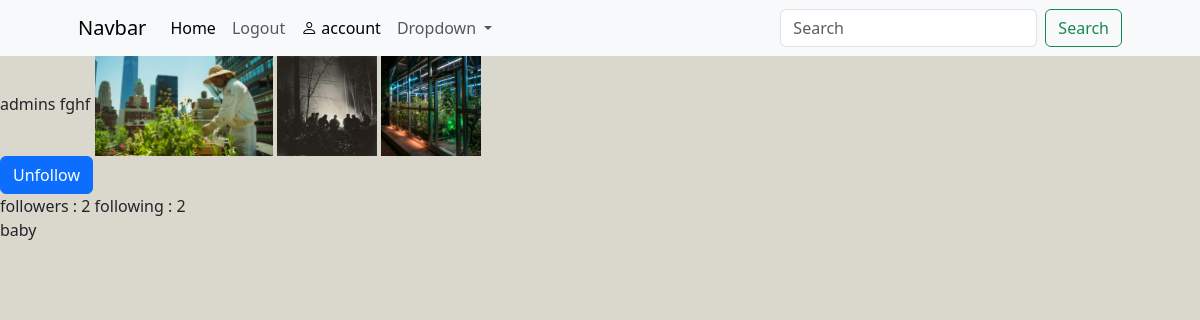
The page /admins/ (signed in) on the database its author committed.
### main/models.py (models this page shows, shortened)
class Profile(models.Model):
    user = models.OneToOneField(User,on_delete=models.CASCADE)
    bio = models.TextField(max_length=500,blank=True)
    profile_picture = models.ImageField(upload_to="profile_picture/",blank=True)

class Post(models.Model):
    user = models.ForeignKey(User,on_delete=models.CASCADE)
    image = models.ImageField(upload_to='posts/')
    caption = models.TextField(blank=True)
    create_at = models.DateTimeField(auto_now_add=True)
    likes = models.IntegerField(default=0)

### main/views.py (the view)
# urls.py: path('<str:username>/',views.profile_user,name="profile"),
@login_required(login_url='login')
def profile_user(request,username):
    user = get_object_or_404(User,username=username)
    profile = Profile.objects.get(user=user)
    pic = user.post_set.all()
    following = Follow.objects.filter(follower=request.user,following=user)
    context = {'profile':profile,'pic':pic,'following':following}
    return render(request,'profile.html',context)

### templates/profile.html (shortened to what this page needs)
{% extends 'partial/main.html' %}
{% load static %}
{% block content %}
{% if profile %}
    {{profile.user}}
    {% if profile.profile_picture %}
    <img src="{{profile.profile_picture.url }}" alt="">
    {% else %}
    fghf
    {% endif %}
    {% for post in pic %}
        <img src="{{post.image.url}}" alt="" height="100">
    {% endfor %}
{% endif %}
{% if profile.user != request.user %}
    {% if following %}
    <form action="{% url 'unfollow' profile.user.username %}" method="post">
        <button type="submit" class="btn btn-primary">Unfollow </button>
    </form>
    {% else%}
    <form action="{% url 'follow' profile.user.username %}" method="post">
        {% csrf_token %}
        <button type="submit" class="btn btn-primary">Follow </button>
    </form>
    {% endif %}
{% endif %}
followers : {{profile.user.followers.count}}
following : {{profile.user.following.count}}
<p>{{request.user}}</p>
{% endblock content %}

### static/css/style.css (style rules this page uses)
.body { background-color: #dad7cd; }

### rows shown on the page
Profile: user "admins", user.followers.count "2", user.following.count "2"
Post: image (picture)
Post: image (picture)
Post: image (picture)

### other values the page prints
{{ request.user }} "baby"
